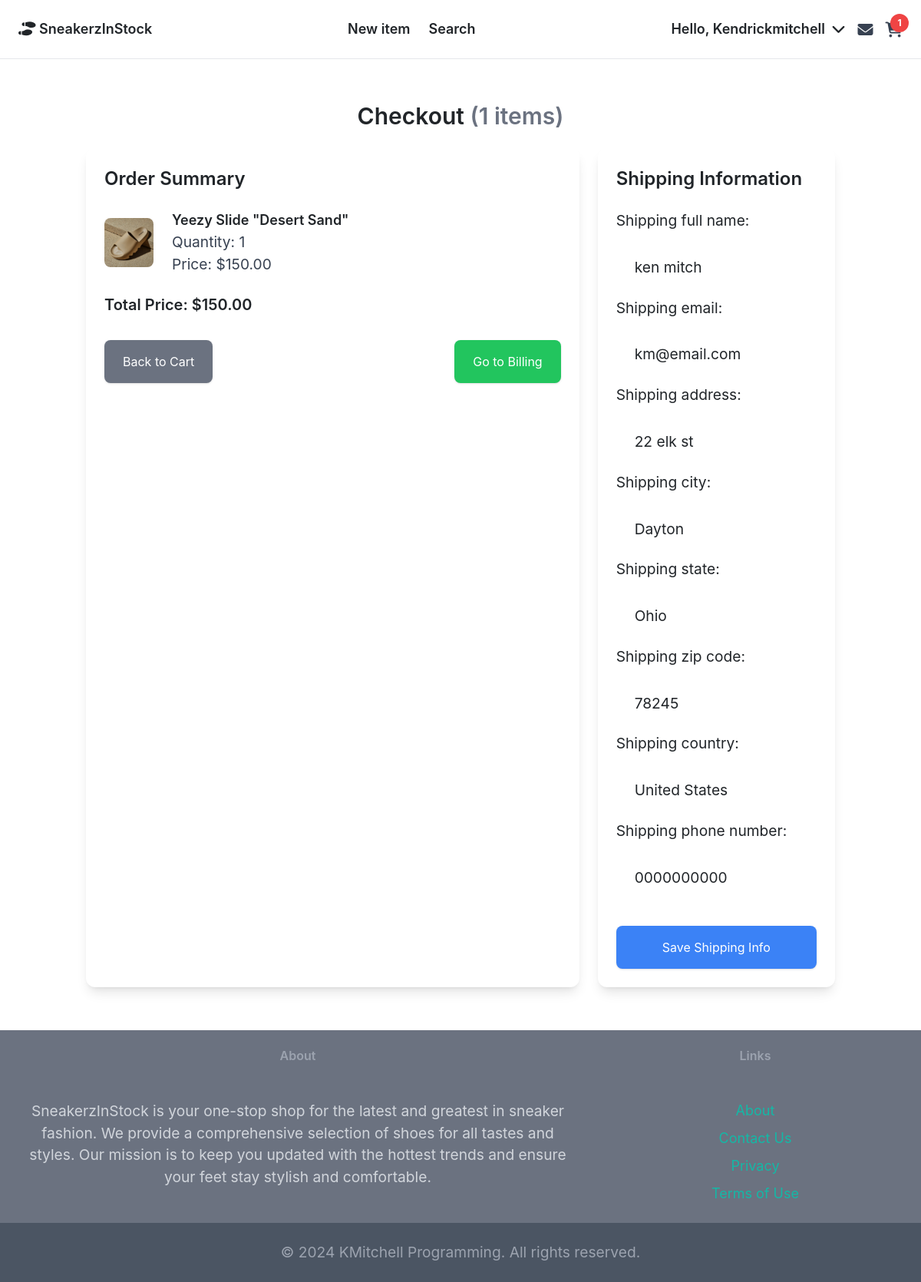
The page /payment/checkout (signed in) on the database as committed earlier.
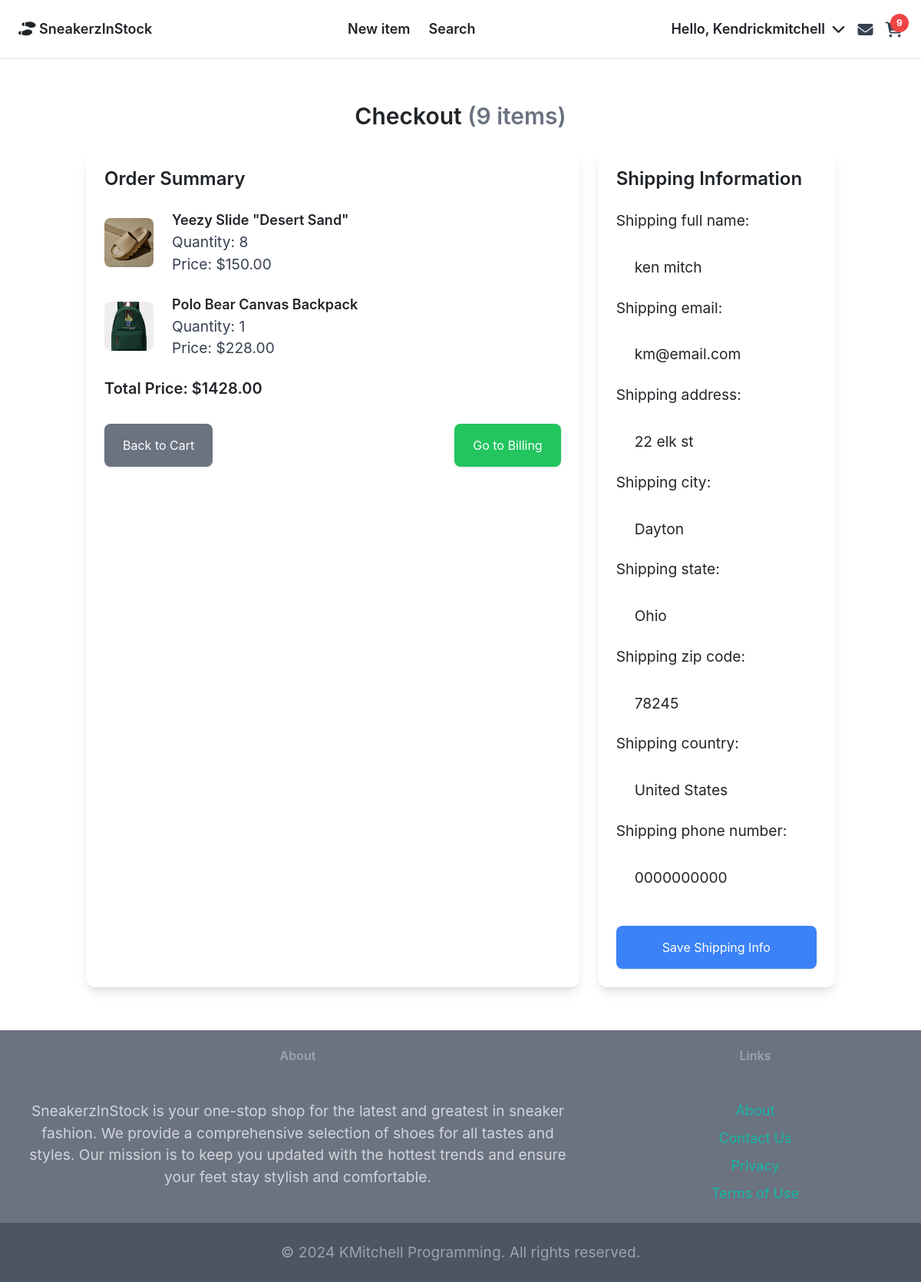
The same page on the database as committed later.
### cart/models.py (models this page shows, shortened)
class CartItem(models.Model):
    cart = models.ForeignKey(Cart, on_delete=models.CASCADE, related_name='items')
    item = models.ForeignKey(Items, on_delete=models.CASCADE)  # Link to your Items model
    quantity = models.PositiveIntegerField(default=1)
    added_at = models.DateTimeField(auto_now_add=True)

### items/models.py (models this page shows, shortened)
class Items(models.Model):
    category = models.ForeignKey(Category, related_name='items', on_delete=models.CASCADE)
    name = models.CharField(max_length=255)
    description = models.CharField(max_length=455, blank=True, null=True)
    price = models.FloatField()
    is_sold = models.BooleanField(default=False)
    created_by = models.ForeignKey(User, related_name='items', on_delete=models.CASCADE)
    created_at = models.DateTimeField(auto_now_add=True)
    class Meta:
        ordering = ('name',)
        verbose_name_plural = 'Items'

class ItemImage(models.Model):
    item = models.ForeignKey(Items, related_name='images', on_delete=models.CASCADE)
    image = models.ImageField(upload_to='item_images')

### payment/views.py (the view)
# urls.py: path('checkout', views.checkout, name='checkout'),
def checkout(request):
    cart, created = Cart.objects.get_or_create(user=request.user)
    cart_items = cart.items.all()
    cart_item_count = sum(item.quantity for item in cart_items)
    conversations = Conversation.objects.filter(members__in=[request.user.id])
    conversation_count = conversations.count()
    total_price = cart.calculate_total_price()
    current_user = request.user
    shipping_user, created = ShippingAddress.objects.get_or_create(user=current_user)
    if request.method == 'POST':
        shipping_form = ShippingAddressForm(request.POST, instance=shipping_user)
        if shipping_form.is_valid():
            shipping_address = shipping_form.save(commit=False)
            shipping_address.user = current_user
            shipping_address.save()
            return redirect('payment:checkout')
    else:
        shipping_form = ShippingAddressForm(instance=shipping_user)
    return render(request, 'payment/checkout.html', {
        'cart': cart,
        'conversation_count': conversation_count,
        'total_price': total_price,
        'cart_item_count': cart_item_count,
        'cart_items': cart_items,
        'shipping_form': shipping_form
    })

### cart/models.py (called while the page is built)
    def calculate_total_price(self):
        total_price = 0
        for cart_item in self.items.all():  # Iterate over CartItem instances
            total_price += cart_item.item.price * cart_item.quantity
        return total_price

### payment/templates/payment/checkout.html (shortened to what this page needs)
{% extends 'core/base.html' %}
{% load static %}
{% block content %}
<div class="container mx-auto px-4 py-8">
    <h1 class="text-3xl mb-6 font-semibold text-center">
        Checkout <span class="text-gray-500">({{ cart_item_count }} items)</span>
    </h1>
    <div class="grid grid-cols-1 lg:grid-cols-3 gap-6">
        <div class="lg:col-span-2 bg-white p-6 rounded-xl shadow-lg">
            <h2 class="text-2xl font-semibold mb-4">Order Summary</h2>
            <ul>
                {% for item in cart_items %}
                    <li class="flex flex-row items-center mb-4">
                        {% if item.item.images.first %}
                            <img src="{{ item.item.images.first.image.url }}" alt="{{ item.item.name }}" class="w-16 h-16 object-cover rounded-lg">
                        {% else %}
                            <img src="{% static 'media/item_images/images.png' %}" alt="{{ item.item.name }}" class="w-16 h-16 object-cover rounded-lg">
                        {% endif %}
                        <div class="ml-4">
                            <h3 class="text-lg font-semibold">{{ item.item.name }}</h3>
                            <p class="text-gray-700">Quantity: {{ item.quantity }}</p>
                            <p class="text-gray-700">Price: ${{ item.item.price|floatformat:2 }}</p>
                        </div>
                    </li>
                {% endfor %}
            </ul>
            <div class="mt-6">
                <p class="text-xl font-semibold">Total Price: ${{ total_price|floatformat:2 }}</p>
            </div>
            <div class="mt-8 flex justify-between">
                <a href="{% url 'cart:view_cart' %}" class="px-6 py-3 bg-gray-500 text-white rounded-lg shadow hover:bg-gray-600 transition duration-200 ease-in-out transform hover:-translate-y-1">Back to Cart</a>
                <a href="{% url 'payment:checkout' %}" class="px-6 py-3 bg-green-500 text-white rounded-lg shadow hover:bg-green-600 transition duration-200 ease-in-out transform hover:-translate-y-1">Go to Billing</a>
            </div>
        </div>
        <div class="bg-white p-6 rounded-xl shadow-lg">
            <h2 class="text-2xl font-semibold mb-4">Shipping Information</h2>
            <form method="post">
                {{ shipping_form.as_p }}
                <button type="submit" class="mt-4 w-full px-6 py-3 bg-blue-500 text-white rounded-lg shadow hover:bg-blue-600 transition duration-200 ease-in-out transform hover:-translate-y-1">Save Shipping Info</button>
            </form>
        </div>
    </div>
</div>
{% endblock %}

### core/templates/core/navbar.html (shortened to what this page needs)
<div class="navbar-container relative z-10">
    <nav class="py-4 px-4 flex justify-between items-center border-b border-gray-200 bg-white">
        <a href="{% url 'core:index' %}" class="text-lg font-semibold"><i class="fa-solid fa-shoe-prints"></i> SneakerzInStock</a>
        <div class="hidden md:flex space-x-6 items-center">
            {% if 'items/new' in request.path %}
                <a href="{% url 'core:index' %}" class="text-lg font-semibold hover:text-gray-500">Home</a>
            {% else %}
                <a href="{% url 'item:new' %}" class="text-lg font-semibold hover:text-gray-500">New item</a>
            {% endif %}
            <a href="{% url 'item:items' %}" class="text-lg font-semibold hover:text-gray-500">Search</a>
        </div>
        <div class="flex items-center space-x-4 relative">
            {% if request.user.is_authenticated %}
                <div class="hidden md:flex relative">
                    <button id="user-menu-button" class="text-lg font-semibold hover:text-gray-500 focus:outline-none">
                        Hello, {{ request.user.username| capfirst }}
                        <i class="fa-solid fa-chevron-down ml-1"></i>
                    </button>
                </div>
                <a href="{% url 'conversations:inbox' %}" class="relative md:block">
                    <i class="fa-solid fa-envelope fa-lg text-gray-700"></i>
                </a>
                <a href="{% url 'cart:view_cart' %}" class="relative md:block">
                    {% if cart_item_count > 0 %}
                        <span class="absolute -top-2 -right-2 inline-flex items-center justify-center w-6 h-6 bg-red-500 text-white text-xs font-bold rounded-full">{{ cart_item_count }}</span>
                    {% endif %}
                </a>
            {% endif %}
        </div>
    </nav>
</div>

Rows that differ between the two databases and show on the page:
changed CartItem "Yeezy Slide \"Desert Sand\"": quantity "1" → "8"
added CartItem: item.images.first.image (picture), item.name "Polo Bear Canvas Backpack", quantity "1", item.price "228.00"
Other text that changed with them:
{{ cart_item_count }}: "1" → "9"
{{ total_price|floatformat:2 }}: "150.00" → "1428.00"
